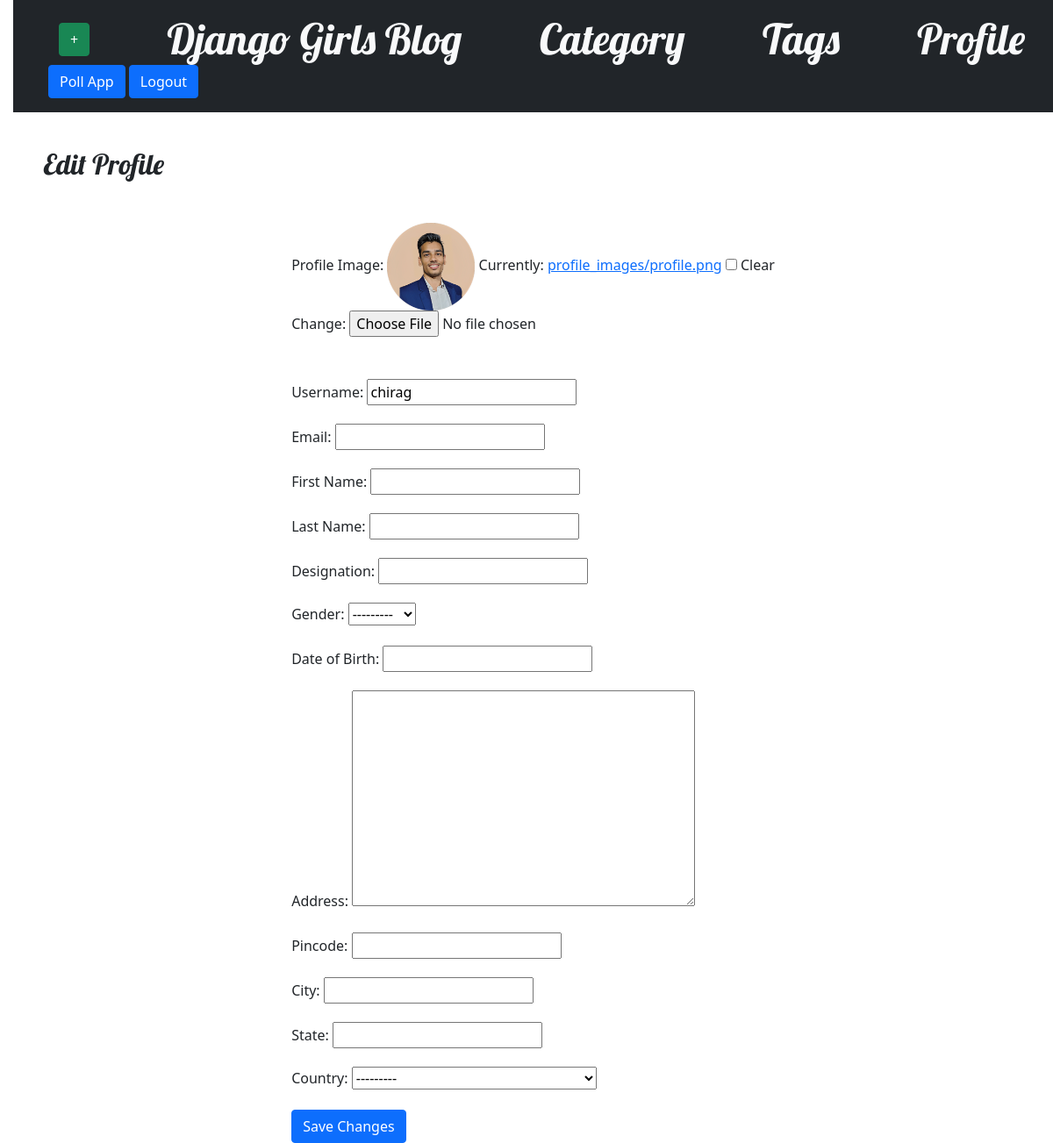
Before: /edit_profile/ (signed in) with the older database file.
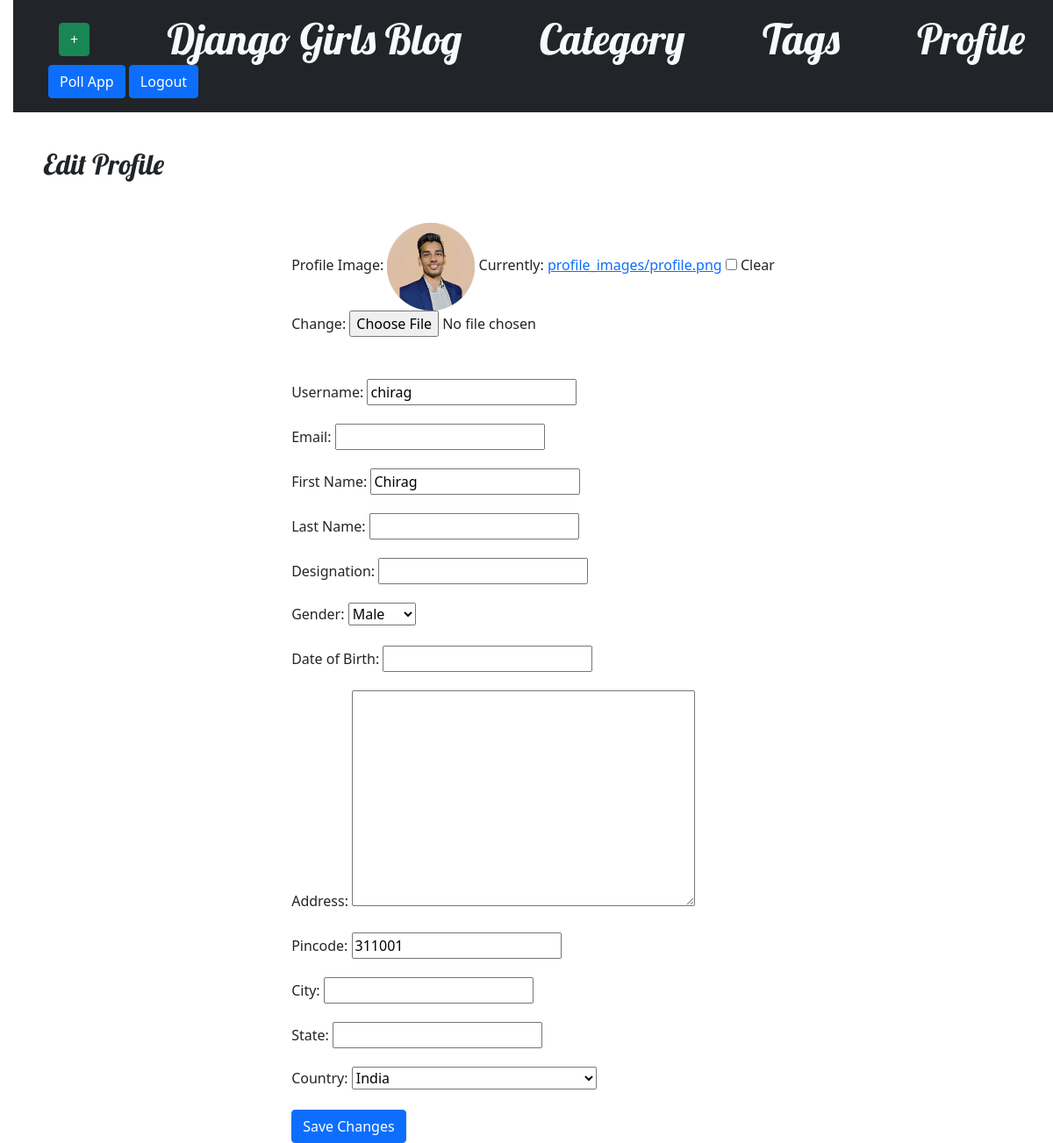
After: the same page with the newer database file.
### blog/models.py (models this page shows, shortened)
class CustomUser(AbstractUser):
    GENDER_CHOICES = (
        ('M', 'Male'),
        ('F', 'Female'),
    )
    COUNTRY_CHOICES = sorted(COUNTRY_CHOICES, key=lambda x: x[1])
    gender = models.CharField(max_length=60,default='M',choices=GENDER_CHOICES,blank=True)
    city = models.CharField(max_length=80,default='Bhilwara',blank=True)
    state = models.CharField(max_length=90,default='Rajasthan',blank=True)
    country = models.CharField(max_length=50,blank=True,default='India',choices=COUNTRY_CHOICES)
    designation = models.CharField(max_length=50,null=True,blank=True)
    img = models.ImageField(blank=True,null=True,upload_to='profile_images/',)
    phone = models.PositiveBigIntegerField(blank=True,default=0000000)
    pincode = models.PositiveIntegerField(blank=True,null=True)
    address = models.TextField(max_length=50,blank=True,null=True)
    dob = models.DateField(blank=True,null=True)

### blog/views.py (the view)
# urls.py: path('edit_profile/', views.edit_profile, name='edit_profile'),
@login_required(login_url='login')
def edit_profile(request):
    if request.method == 'POST':
        form = CustomUserChangeForm(request.POST,request.FILES, instance=request.user)
        if form.is_valid():
            form.save()
            return redirect('blog:post_list')
    else:
        form = CustomUserChangeForm(instance=request.user)
    return render(request, 'blog/edit_profile.html', {'form': form})

### blog/forms.py
class CustomUserChangeForm(UserChangeForm):
    class Meta(UserCreationForm.Meta):
        model = CustomUser
        fields = UserCreationForm.Meta.fields + ("email", "phone", "first_name", "last_name", "gender", "dob", "designation", "address", "pincode", "city", "state", "country", "img")

### blog/templates/blog/edit_profile.html (shortened to what this page needs)
{% extends 'blog/base.html' %}
{% load static %}
{% block content %}
<h2 class="mb-4">Edit Profile</h2>
    <div class="container mt-5 mx-auto" style=" display: flex; align-items: center; justify-content: center;">
        <form method="post" enctype="multipart/form-data">
            <div class="mb-5">
                <label for="{{ form.img.id_for_label }}" class="form-label">Profile Image:</label>
                <img src="/media/{{ form.img.value }}" width="100px" height="100px" alt="Profile Image">
                {{ form.img }}
            </div>
            <div class="mb-3">
                <label for="{{ form.username.id_for_label }}" class="form-label">Username:</label>
                {{ form.username }}
            </div>
            <div class="mb-3">
                <label for="{{ form.email.id_for_label }}" class="form-label">Email:</label>
                {{ form.email }}
            </div>
            <div class="mb-3">
                <label for="{{ form.first_name.id_for_label }}" class="form-label">First Name:</label>
                {{ form.first_name }}
            </div>
            <div class="mb-3">
                <label for="{{ form.last_name.id_for_label }}" class="form-label">Last Name:</label>
                {{ form.last_name }}
            </div>
            <div class="mb-3">
                <label for="{{ form.designation.id_for_label }}" class="form-label">Designation:</label>
                {{ form.designation }}
            </div>
            <div class="mb-3">
                <label for="{{ form.gender.id_for_label }}" class="form-label">Gender:</label>
                {{ form.gender }}
            </div>
            <div class="mb-3">
                <label for="{{ form.dob.id_for_label }}" class="form-label">Date of Birth:</label>
                {{form.dob}}
            </div>
            <div class="mb-3">
                <label for="{{ form.address.id_for_label }}" class="form-label">Address:</label>
                {{ form.address }}
            </div>
            <div class="mb-3">
                <label for="{{ form.pincode.id_for_label }}" class="form-label">Pincode:</label>
                {{ form.pincode }}
            </div>
            <div class="mb-3">
                <label for="{{ form.city.id_for_label }}" class="form-label">City:</label>
                {{ form.city }}
            </div>
            <div class="mb-3">
                <label for="{{ form.state.id_for_label }}" class="form-label">State:</label>
                {{ form.state }}
            </div>
            <div class="mb-3">
                <label for="{{ form.country.id_for_label }}" class="form-label">Country:</label>
                {{ form.country }}
            </div>
            <div class="row">
                <div class="col-md-12">
                    <button type="submit" class="btn btn-primary">Save Changes</button>
                </div>
            </div>
        </form>
    </div>
{% endblock %}

Changed rows visible on the page:
changed CustomUser "chirag": first_name (not shown) → "Chirag"; gender "---------" → "Male"; pincode (not shown) → "311001"; country "---------" → "India"
